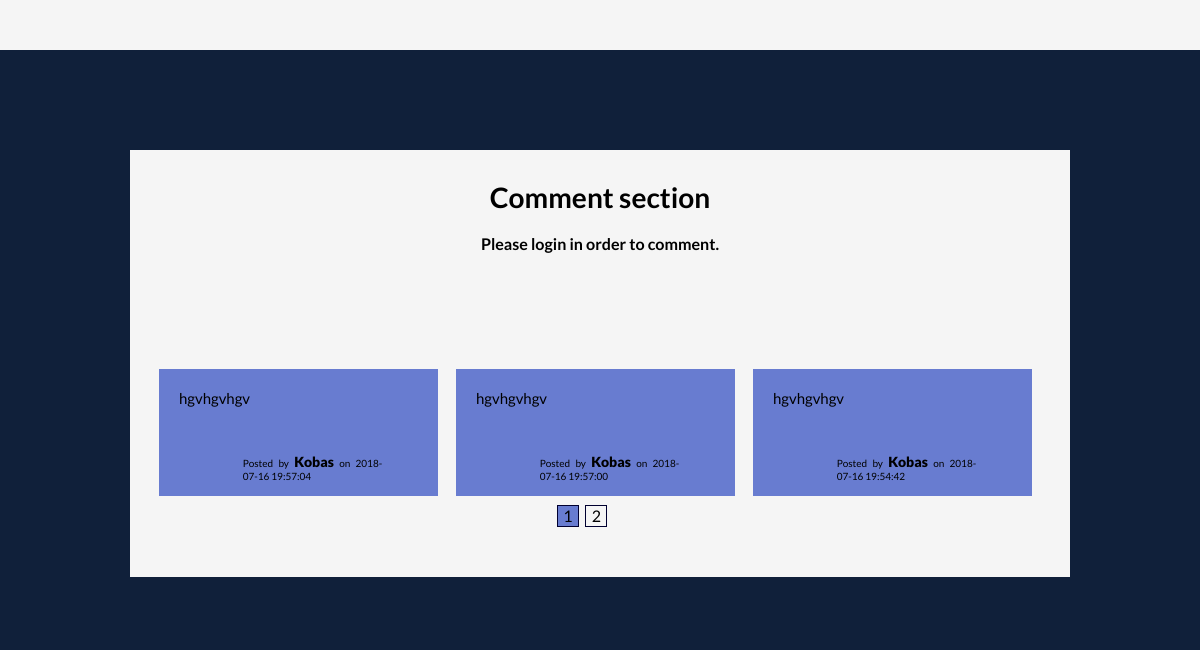
Page /home (lower part) on the earlier database version.
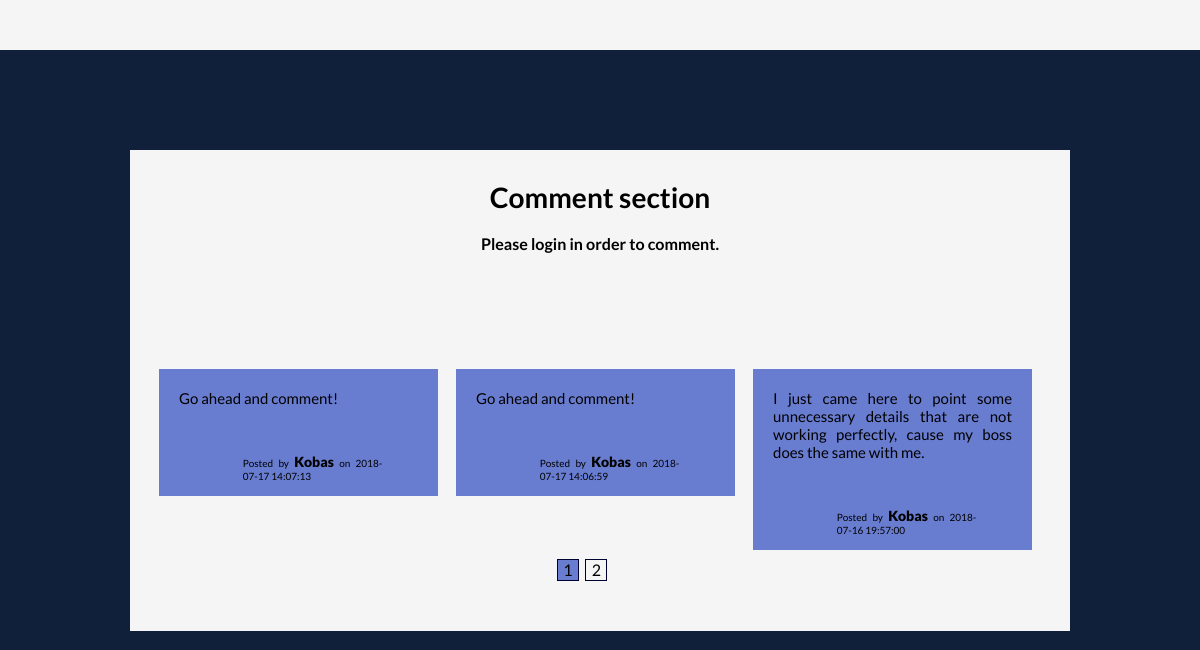
Same page on the later database version.
### FlaskWebsite/models.py (models this page shows, shortened)
class Comment(db.Model):
    id = db.Column(db.Integer, primary_key=True)
    comment = db.Column(db.Text, nullable=False)
    user_id = db.Column(db.Integer, db.ForeignKey('user.id'), nullable=False)
    date = db.Column(db.DateTime, default=time)

class User(db.Model, UserMixin):
    id = db.Column(db.Integer, primary_key=True)
    username = db.Column(db.String(20), unique=True, nullable=False)
    email = db.Column(db.String(80), unique=True, nullable=False)
    password = db.Column(db.String(60), nullable=False)
    comment = db.relationship('Comment', backref='author', lazy=True)

### FlaskWebsite/__init__.py (the view)
@app.route('/', defaults={'page':1}, methods=['GET', 'POST'])
@app.route('//<int:page>', methods=['GET', 'POST'])
@app.route('/home', defaults={'page':1}, methods=['GET', 'POST'])
@app.route('/home/<int:page>', methods=['GET', 'POST'])
def home(page):
    comments = Comment.query.order_by(Comment.date.desc()).paginate(per_page=3, page=page)
    form = forms.CommentForm()
    if form.validate_on_submit():
        comment = Comment(comment=form.comment.data, user_id=current_user.id)
        db.session.add(comment)
        db.session.commit()
    return render_template('index.html', comments=comments, form=form, page=page)

### FlaskWebsite/templates/index.html (shortened to what this page needs)
<!DOCTYPE html>
<html lang="en">
<head>
	<link rel="stylesheet" href="{{ url_for('static', filename='main.css') }}" type="text/css"/>
</head>
<body>
<div id="container2-2">
</div>
<div id='container4'>
	<div class="content">
        <h3>Comment section</h3>
        {% if current_user.is_authenticated %}
        <h6>(You are logged as <span style="color: blue">{{ current_user.username }}</span>)</h6>
        {% else %}
            <h6>Please login in order to comment.</h6>
        {% endif %}
    </div>
    <div class="content">
        {% for comment in comments.items %}
            <div class="comment">
                <div class="comment-content"> {{ comment.comment }} </div>
                <div class="comment-data"> Posted by <span>{{ comment.author.username }}</span>
                    on {{ comment.date }} </div>
            </div>
        {% endfor %}
        <div class="pagination-bar">
            {% for page_num in comments.iter_pages(left_edge=1, right_edge=1, left_current=1, right_current=2) %}
                {% if page_num == page %}
                <a class="page current" href= "{{ url_for('home',page=page_num)}}">{{ page_num }}</a>
                {% else %}
                <a href="{{ url_for('home',page=page_num)}}" class="page" >{{ page_num }}</a>
                {% endif %}
            {% endfor %}
        </div>
    </div>
</div>
</body>
</html>

Differences in the rows shown:
no longer on this page (row edited): Comment: comment "hgvhgvhgv", author.username "Kobas", date "2018-07-16 19:54:42"
added Comment: comment "Go ahead and comment!", author.username "Kobas", date "2018-07-17 14:07:13"
changed Comment (number 2 of 3 on the later page): comment "hgvhgvhgv" → "Go ahead and comment!"; date "2018-07-16 19:57:04" → "2018-07-17 14:06:59"
changed Comment: comment "hgvhgvhgv" → "I just came here to point some unnecessary details that are not working perfectly, cause my boss does the same with me."
